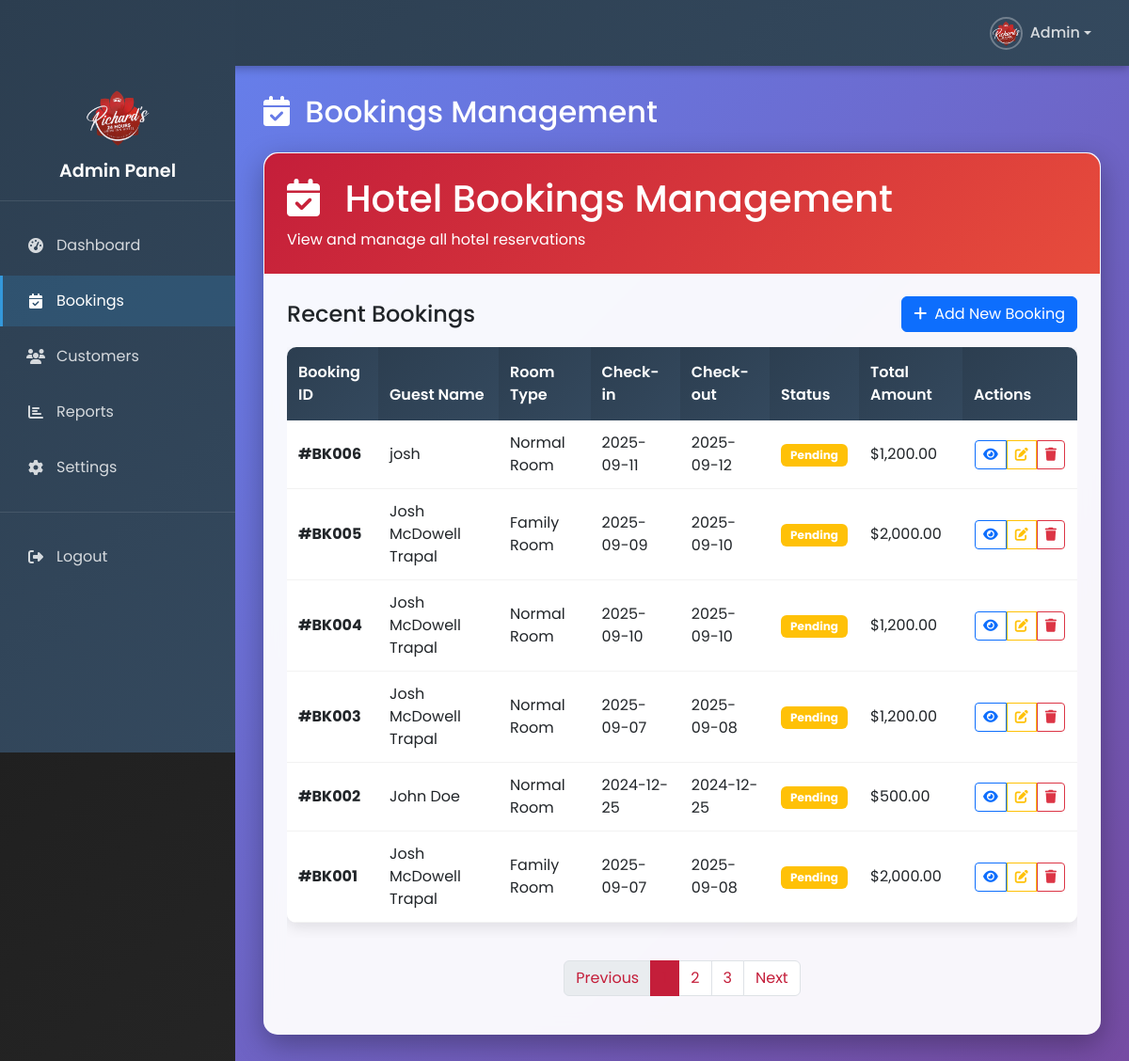
The app's page /admin/bookings.php (signed in) with its own data.
### tables this page shows
CREATE TABLE `bookings` (
  `id` int(11) NOT NULL,
  `user_id` int(11) DEFAULT NULL,
  `customer_name` varchar(100) NOT NULL,
  `customer_address` text NOT NULL,
  `customer_phone` varchar(20) NOT NULL,
  `customer_email` varchar(100) NOT NULL,
  `room_type_id` int(11) NOT NULL,
  `room_id` int(11) DEFAULT NULL,
  `duration_hours` int(11) NOT NULL,
  `total_price` decimal(10,2) NOT NULL,
  `check_in_datetime` datetime NOT NULL,
  `check_out_datetime` datetime NOT NULL,
  `proof_of_payment` varchar(255) DEFAULT NULL,
  `special_requests` text DEFAULT NULL,
  `booking_status` enum('pending','confirmed','checked_in','checked_out','cancelled') DEFAULT 'pending',
  `payment_status` enum('pending','paid','refunded') DEFAULT 'pending',
  `created_at` timestamp NOT NULL DEFAULT current_timestamp(),
  `updated_at` timestamp NOT NULL DEFAULT current_timestamp() ON UPDATE current_timestamp()
);

CREATE TABLE `room_types` (
  `id` int(11) NOT NULL,
  `type_name` varchar(50) NOT NULL,
  `description` text DEFAULT NULL,
  `created_at` timestamp NOT NULL DEFAULT current_timestamp()
);

### admin/bookings.php (the view, shortened to what this page needs)
<?php
$admin_username = $_SESSION['admin_username'] ?? 'Admin';
require_once 'config.php';
try {
    $stmt = $pdo->prepare("
        SELECT
            b.id,
            b.customer_name,
            b.customer_email,
            b.customer_phone,
            rt.type_name as room_type,
            r.room_number,
            b.check_in_datetime,
            b.check_out_datetime,
            b.total_price,
            b.booking_status,
            b.payment_status,
            b.created_at
        FROM bookings b
        LEFT JOIN room_types rt ON b.room_type_id = rt.id
        LEFT JOIN rooms r ON b.room_id = r.id
        ORDER BY b.created_at DESC
        LIMIT 20
    ");
    $stmt->execute();
    $bookings = $stmt->fetchAll();
} catch (PDOException $e) {
    $bookings = [];
    error_log("Error fetching bookings: " . $e->getMessage());
}
?>
<!DOCTYPE html>
<html lang="en">
<head>
    <link href="https://cdn.jsdelivr.net/npm/bootstrap@5.3.0/dist/css/bootstrap.min.css" rel="stylesheet">
    <link rel="stylesheet" href="https://cdnjs.cloudflare.com/ajax/libs/font-awesome/6.4.0/css/all.min.css">
</head>
<body>
    <nav class="navbar navbar-expand-lg navbar-dark fixed-top">
        <div class="container-fluid">
            <a class="navbar-brand" href="#">
                <img src="../logo/logo.png" alt="Richard's Hotel Logo" class="navbar-logo me-2">
            </a>
            <div class="navbar-nav ms-auto">
                <div class="dropdown">
                    <a class="nav-link dropdown-toggle d-flex align-items-center" href="#" id="profileDropdown" role="button" data-bs-toggle="dropdown" aria-expanded="false">
                        <img src="../logo/logo.png" alt="Profile" class="profile-picture me-2">
                        <span class="d-none d-md-inline"><?php echo htmlspecialchars($admin_username); ?></span>
                    </a>
                </div>
            </div>
        </div>
    </nav>
    <div class="admin-container">
        <div class="sidebar">
            <div class="sidebar-header">
                <img src="../logo/logo.png" alt="Richard's Hotel Logo" class="sidebar-logo">
                <h4 class="sidebar-title">Admin Panel</h4>
            </div>
            <nav class="sidebar-nav">
                <div class="nav-item">
                    <a href="dashboard.php" class="nav-link">
                        <i class="fas fa-tachometer-alt"></i>
                        Dashboard
                    </a>
                </div>
                <div class="nav-item">
                    <a href="bookings.php" class="nav-link active">
                        <i class="fas fa-calendar-check"></i>
                        Bookings
                    </a>
                </div>
                <div class="nav-item">
                    <a href="customers.php" class="nav-link">
                        <i class="fas fa-users"></i>
                        Customers
                    </a>
                </div>
                <div class="nav-item">
                    <a href="reports.php" class="nav-link">
                        <i class="fas fa-chart-bar"></i>
                        Reports
                    </a>
                </div>
                <div class="nav-item">
                    <a href="settings.php" class="nav-link">
                        <i class="fas fa-cog"></i>
                        Settings
                    </a>
                </div>
                <div class="nav-item" style="margin-top: 20px; border-top: 1px solid rgba(255,255,255,0.1); padding-top: 20px;">
                    <a href="logout.php" class="nav-link">
                        <i class="fas fa-sign-out-alt"></i>
                        Logout
                    </a>
                </div>
            </nav>
        </div>
        <div class="main-content">
            <div class="mb-4">
                <h2 class="text-white mb-0">
                    <i class="fas fa-calendar-check me-2"></i>
                    Bookings Management
                </h2>
            </div>
            <div class="dashboard-card mb-4">
                <div class="welcome-header p-4">
                    <h1 class="mb-0">
                        <i class="fas fa-calendar-check me-3"></i>
                        Hotel Bookings Management
                    </h1>
                    <p class="mb-0 mt-2">View and manage all hotel reservations</p>
                </div>
                <div class="p-4">
                    <div class="d-flex justify-content-between align-items-center mb-3">
                        <h4 class="mb-0">Recent Bookings</h4>
                        <button class="btn btn-primary">
                            <i class="fas fa-plus me-2"></i>Add New Booking
                        </button>
                    </div>
                    <div class="table-responsive">
                        <table class="table table-hover bookings-table">
                            <thead class="table-dark">
                                <tr>
                                    <th>Booking ID</th>
                                    <th>Guest Name</th>
                                    <th>Room Type</th>
                                    <th>Check-in</th>
                                    <th>Check-out</th>
                                    <th>Status</th>
                                    <th>Total Amount</th>
                                    <th>Actions</th>
                                </tr>
                            </thead>
                            <tbody>
                                <?php if (empty($bookings)): ?>
                                <tr>
                                    <td colspan="8" class="text-center py-4">
                                        <i class="fas fa-calendar-times fa-3x text-muted mb-3"></i>
                                        <p class="text-muted mb-0">No bookings found</p>
                                        <small class="text-muted">Bookings will appear here once customers make reservations</small>
                                    </td>
                                </tr>
                                <?php else: ?>
                                <?php foreach ($bookings as $booking): ?>
                                <?php
                                    $statusClass = 'secondary';
                                    switch ($booking['booking_status']) {
                                        case 'pending':
                                            $statusClass = 'warning';
                                            break;
                                    }
                                ?>
                                <tr>
                                    <td><strong>#BK<?php echo str_pad($booking['id'], 3, '0', STR_PAD_LEFT); ?></strong></td>
                                    <td><?php echo htmlspecialchars($booking['customer_name']); ?></td>
                                    <td><?php echo htmlspecialchars($booking['room_type'] ?? 'N/A'); ?></td>
                                    <td><?php echo date('Y-m-d', strtotime($booking['check_in_datetime'])); ?></td>
                                    <td><?php echo date('Y-m-d', strtotime($booking['check_out_datetime'])); ?></td>
                                    <td><span class="badge bg-<?php echo $statusClass; ?>"><?php echo ucfirst($booking['booking_status']); ?></span></td>
                                    <td>$<?php echo number_format($booking['total_price'], 2); ?></td>
                                    <td>
                                        <div class="btn-group" role="group">
                                            <button class="btn btn-sm btn-outline-primary" title="View Details" onclick="viewBooking(<?php echo $booking['id']; ?>)">
                                                <i class="fas fa-eye"></i>
                                            </button>
                                            <button class="btn btn-sm btn-outline-warning" title="Edit Booking" onclick="editBooking(<?php echo $booking['id']; ?>)">
                                                <i class="fas fa-edit"></i>
                                            </button>
                                            <button class="btn btn-sm btn-outline-danger" title="Cancel Booking" onclick="cancelBooking(<?php echo $booking['id']; ?>)">
                                                <i class="fas fa-trash"></i>
                                            </button>
                                        </div>
                                    </td>
                                </tr>
                                <?php endforeach; ?>
                                <?php endif; ?>
                            </tbody>
                        </table>
                    </div>
                    <nav aria-label="Bookings pagination">
                        <ul class="pagination justify-content-center mt-4">
                            <li class="page-item disabled">
                                <a class="page-link" href="#">Previous</a>
                            </li>
                            <li class="page-item active">
                                <a class="page-link" href="#">1</a>
                            </li>
                            <li class="page-item">
                                <a class="page-link" href="#">2</a>
                            </li>
                            <li class="page-item">
                                <a class="page-link" href="#">3</a>
                            </li>
                            <li class="page-item">
                                <a class="page-link" href="#">Next</a>
                            </li>
                        </ul>
                    </nav>
                </div>
            </div>
        </div>
    </div>
</body>
</html>

### admin/bookings.php (style rules this page uses)
body { font-family: 'Poppins', sans-serif; background: linear-gradient(135deg, #1a1a1a 0%, #2c2c2c 100%); min-height: 100vh; margin: 0; padding: 0; }
.admin-container { display: flex; min-height: 100vh; padding-top: 70px; }
.sidebar { width: 250px; background: linear-gradient(135deg, #2c3e50 0%, #34495e 100%); color: white; position: fixed; height: 100vh; left: 0; top: 0; z-index: 1050; overflow-y: auto; }
.sidebar-header { padding: 20px; padding-top: 90px; text-align: center; border-bottom: 1px solid rgba(255, 255, 255, 0.1); }
.sidebar-logo { width: 70px; height: 70px; border-radius: 50%; margin-bottom: 10px; }
.sidebar-title { color: white; font-size: 1.2rem; margin: 0; font-weight: 600; }
.sidebar-nav { padding: 20px 0; }
.nav-item { margin-bottom: 5px; }
.nav-link { color: rgba(255, 255, 255, 0.8); padding: 15px 25px; display: flex; align-items: center; text-decoration: none; transition: all 0.3s ease; border-left: 3px solid transparent; }
.nav-link i { margin-right: 12px; width: 20px; text-align: center; }
.nav-link.active { color: white; background: rgba(52, 152, 219, 0.2); border-left-color: #3498db; }
.main-content { flex: 1; margin-left: 250px; padding: 30px; background: linear-gradient(135deg, #667eea 0%, #764ba2 100%); min-height: calc(100vh - 70px); }
.navbar { background: linear-gradient(135deg, #2c3e50 0%, #34495e 100%) !important; box-shadow: 0 2px 10px rgba(0, 0, 0, 0.3); height: 70px; padding: 0 20px; z-index: 1040; }
.navbar-brand { font-family: 'Playfair Display', serif; font-size: 1.5rem; font-weight: 700; color: white !important; display: flex; align-items: center; }
.navbar-logo { width: 50px; height: 50px; border-radius: 50%; object-fit: cover; }
.profile-picture { width: 35px; height: 35px; border-radius: 50%; object-fit: cover; border: 2px solid rgba(255, 255, 255, 0.3); }
.navbar .nav-link { color: rgba(255, 255, 255, 0.8) !important; font-weight: 500; transition: color 0.3s ease; }
.dashboard-card { background: rgba(255, 255, 255, 0.95); backdrop-filter: blur(10px); border-radius: 15px; box-shadow: 0 10px 30px rgba(0, 0, 0, 0.3); border: 1px solid rgba(255, 255, 255, 0.2); }
.welcome-header { background: linear-gradient(135deg, #c41e3a 0%, #e74c3c 100%); color: white; border-radius: 15px 15px 0 0; }
.bookings-table { background: white; border-radius: 10px; overflow: hidden; box-shadow: 0 5px 15px rgba(0, 0, 0, 0.1); }
.bookings-table thead th { background: linear-gradient(135deg, #2c3e50 0%, #34495e 100%) !important; color: white; font-weight: 600; border: none; padding: 15px 12px; }
.bookings-table tbody tr { transition: all 0.3s ease; }
.bookings-table tbody td { padding: 12px; vertical-align: middle; border-color: rgba(0, 0, 0, 0.05); }
.btn-group .btn { margin: 0 1px; }
.badge { font-size: 0.75em; padding: 6px 10px; }
.pagination .page-link { color: #c41e3a; border-color: #dee2e6; }
.pagination .page-item.active .page-link { background-color: #c41e3a; border-color: #c41e3a; }

### records on screen
bookings: id "006", customer_name "josh", room_type.type_name "Normal Room", check_in_datetime "2025-09-11", check_out_datetime "2025-09-12", booking_status "Pending", total_price "1,200.00"
bookings: id "005", customer_name "Josh McDowell Trapal", room_type.type_name "Family Room", check_in_datetime "2025-09-09", check_out_datetime "2025-09-10", booking_status "Pending", total_price "2,000.00"
bookings: id "004", customer_name "Josh McDowell Trapal", room_type.type_name "Normal Room", check_in_datetime "2025-09-10", check_out_datetime "2025-09-10", booking_status "Pending", total_price "1,200.00"
bookings: id "003", customer_name "Josh McDowell Trapal", room_type.type_name "Normal Room", check_in_datetime "2025-09-07", check_out_datetime "2025-09-08", booking_status "Pending", total_price "1,200.00"
bookings: id "002", customer_name "John Doe", room_type.type_name "Normal Room", check_in_datetime "2024-12-25", check_out_datetime "2024-12-25", booking_status "Pending", total_price "500.00"
bookings: id "001", customer_name "Josh McDowell Trapal", room_type.type_name "Family Room", check_in_datetime "2025-09-07", check_out_datetime "2025-09-08", booking_status "Pending", total_price "2,000.00"

### other values on screen
$admin_username "Admin"
